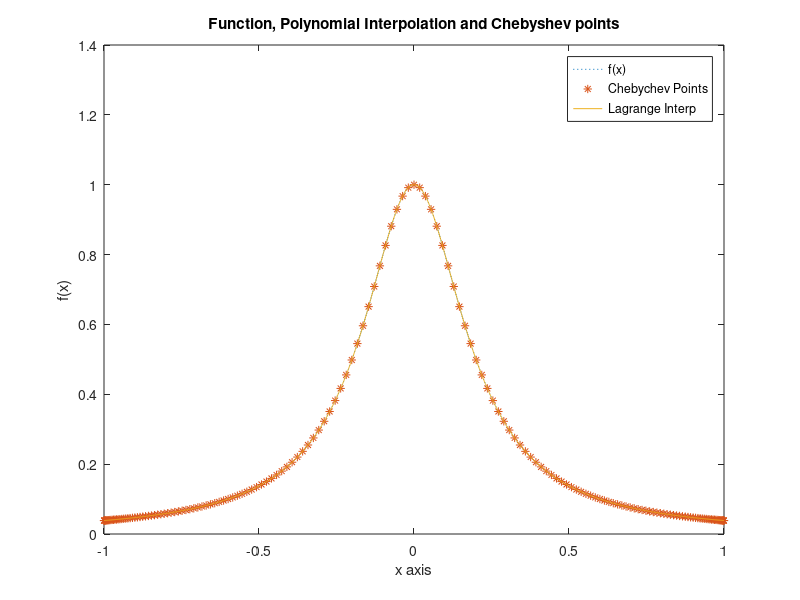
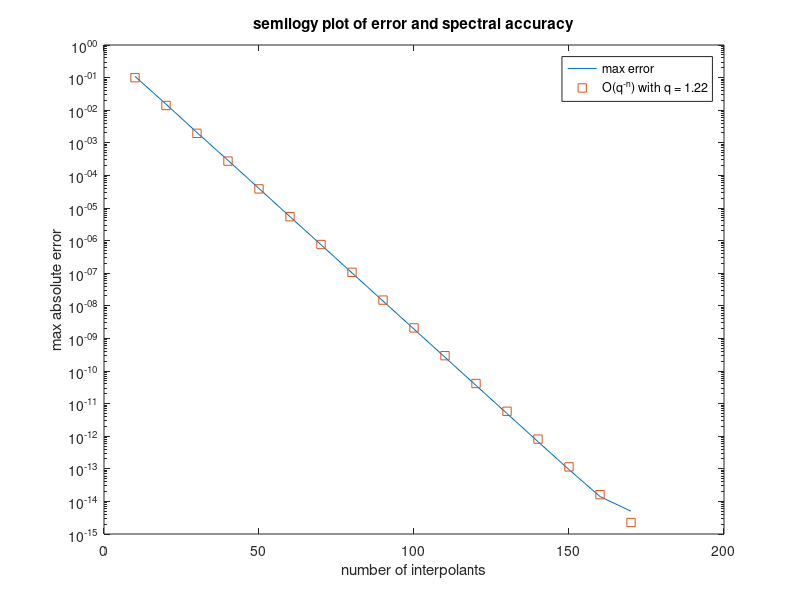

Reproduce these figures in MATLAB, in order.
% Question 2 Interpolate the Runge Function

clear all
close all


x = -1:.001:1;
f = @(xi)(1./(1 + 25*xi.^2));
nn = 10:10:170;

for jj = 1:length(nn)
    n = nn(jj);
    
    ni = 0:1:n;
    xCheb = ( cos(pi/(2*(n+1)).* (2*ni+1)) )';
    yCheb = f(xCheb) ;
    
    % Lagrange Polynomial Solver
    % Construction
    rho = ones(n+1,1);
    for j=1:n+1
        for i=1:n+1
            if i ~= j
                rho(j) = rho(j) * (xCheb(j)-xCheb(i));
            end
        end
    end
    
    w = 1./rho;

    % Evaluation
    for ii = 1:length(x)
        psi = prod( x(ii) - xCheb);
        p1(ii) =  psi*sum( (w.*yCheb)./(x(ii) - xCheb));
    end
    
    err(jj) = max(abs(p1 - f(x)));
    
    
    
end

% Spectral Accuracy: determine q
y = log(err(:));
A = [ones(length(nn),1),-nn(:)];
c = A\y;
q = exp(c(2));

figure(2)
    plot(x,f(x),':',xCheb,yCheb,'*',x,p1)
    title('Function, Polynomial Interpolation and Chebyshev points')
    xlabel('x axis')
    ylabel('f(x)')
    legend('f(x)','Chebychev Points','Lagrange Interp')
figure(3)
    semilogy(nn,err,nn,exp(c(1)) .* q.^(-nn),'s')
    legend('max error',sprintf('O(q^-^n) with q = %1.2f',q))
    title('semilogy plot of error and spectral accuracy')
    xlabel('number of interpolants')
    ylabel('max absolute error')
